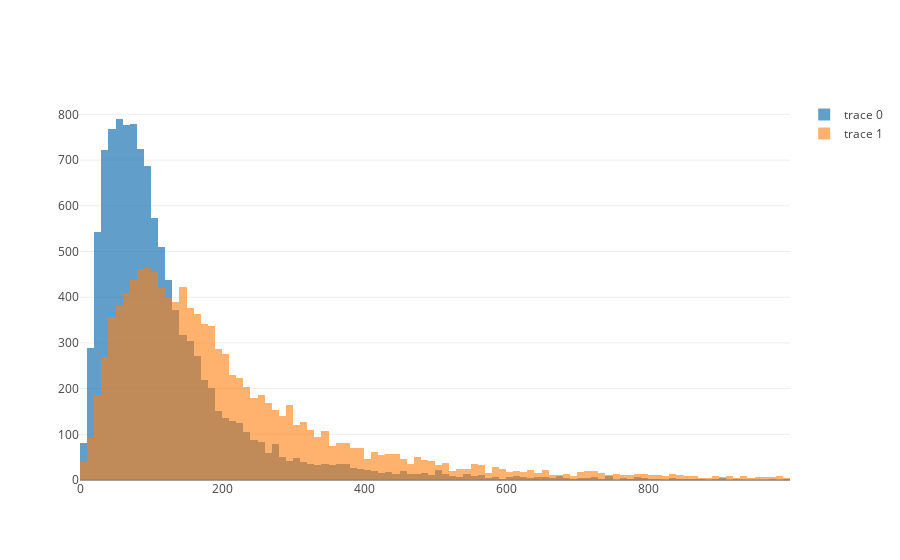

This figure's notebook cell:
### Code cell
total = [len(x['words']) for x in messages if len(x['words']) < 1000]
no_stop = [len(x['words_no_stop']) for x in messages if len(x['words_no_stop']) < 1000]

figure = go.Figure(data=[
    go.Histogram(
        x = no_stop,
        opacity = 0.7,
    ),
    go.Histogram(
        x = total,
        opacity = 0.6,
    )
], layout=go.Layout(
    barmode='overlay'
))

iplot(figure)

### Figure 1 — Plotly figure (JSON) as saved in the notebook; plotly's stock layout.template omitted (floating-point values rounded to 4 significant figures; data arrays with more than 128 entries replaced by an {"elided": "..."} marker saying what was removed)
{"data": [{"opacity": 0.7, "type": "histogram", "uid": "421de627-886e-4173-8581-1d4d57ba1e05", "x": {"elided": "11161 int values"}}, {"opacity": 0.6, "type": "histogram", "uid": "7b486665-b409-492a-9e60-d0ba5cf3070b", "x": {"elided": "10965 int values"}}], "layout": {"barmode": "overlay"}}
